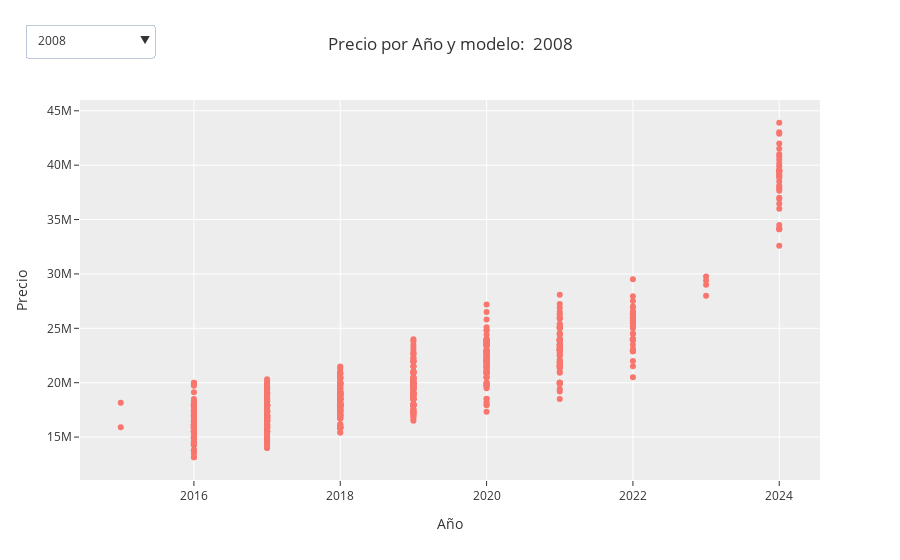

This figure's notebook cell:
### Code cell
import plotly.graph_objs as go

# Suponemos que estas son tus columnas: ['modelo', 'anio', 'precio']
modelos = df['modelo'].unique()

# Lista para guardar trazas (una por modelo)
trazas = []
for i, modelo in enumerate(modelos):
    datos = df[df['modelo'] == modelo]
    traza = go.Scatter(
        x=datos['ano'],
        y=datos['precio'],
        mode='markers',
        name=modelo,
        visible=(i == 0)  # Solo la primera visible al inicio
    )
    trazas.append(traza)

botones = []
for i, modelo in enumerate(modelos):
    visibilidad = [False] * len(modelos)
    visibilidad[i] = True

    datos_modelo = df[df['modelo'] == modelo]
    x_min = datos_modelo['ano'].min()
    x_max = datos_modelo['ano'].max()

    botones.append(dict(
        label=modelo,
        method='update',
        args=[
            {'visible': visibilidad},
            {
                'title': {
                    'text': f'Precio por Año - {modelo}',
                    'x': 0.5,
                    'xanchor': 'center'
                },
                'xaxis': {
                    'range': [x_min - 1, x_max + 1],
                    'tickmode': 'linear',
                    'dtick': 1,
                    'title': 'Año'
                }
            }
        ]
    ))


# Crear figura
fig = go.Figure(data=trazas)
fig.update_layout(
    title=dict(
        text=f'Precio por Año y modelo:  {modelos[0]}',
        x=0.5,
        xanchor='center'
    ),
    xaxis_title='Año',
    yaxis_title='Precio',
    updatemenus=[{
        'buttons': botones,
        'direction': 'down',
        'showactive': True,
        'x': 0.1,
        'y': 1.2
    }],
    template='ggplot2'
)



ruta_guardado = "C:/Users/nono_/AppRegresion/static/plots"
nombre_archivo = "precio_modelo_selectivo.html"
fig.write_html(
    os.path.join(ruta_guardado, nombre_archivo),
    config={
        'responsive': True, 
        'modeBarButtonsToRemove': [
            'sendDataToCloud',
            'lasso2d',
            'select2d',
            'zoomIn2d',
            'zoomOut2d',
            'toggleSpikelines',
            'hoverCompareCartesian',
            'hoverClosestCartesian',
            'resetScale2d',
            'pan2d',
        ],
        'displaylogo': False
    },
    include_plotlyjs='cdn'
)
fig.show()
